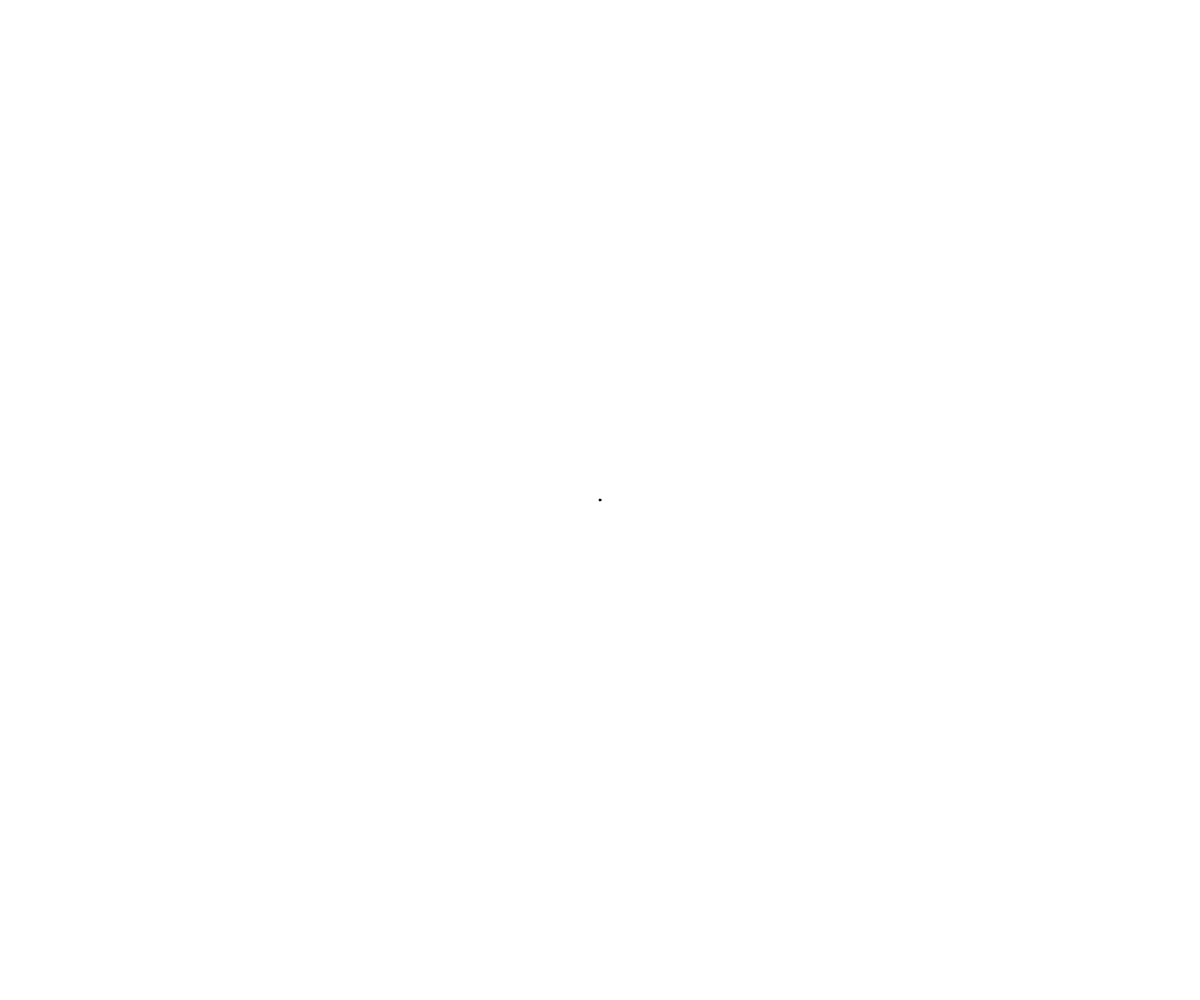
Frame 1 (no input)
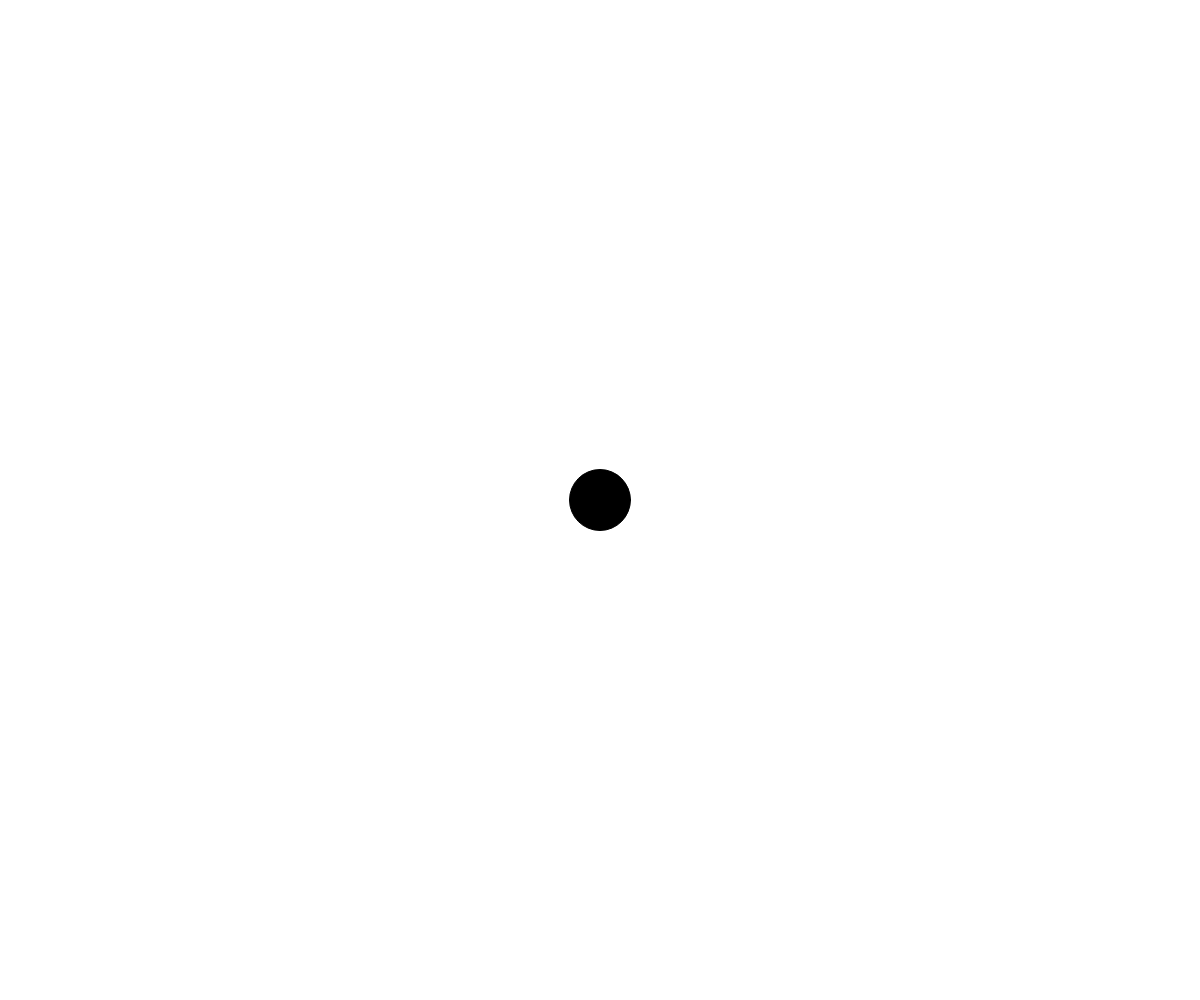
Frame 60 (no input)
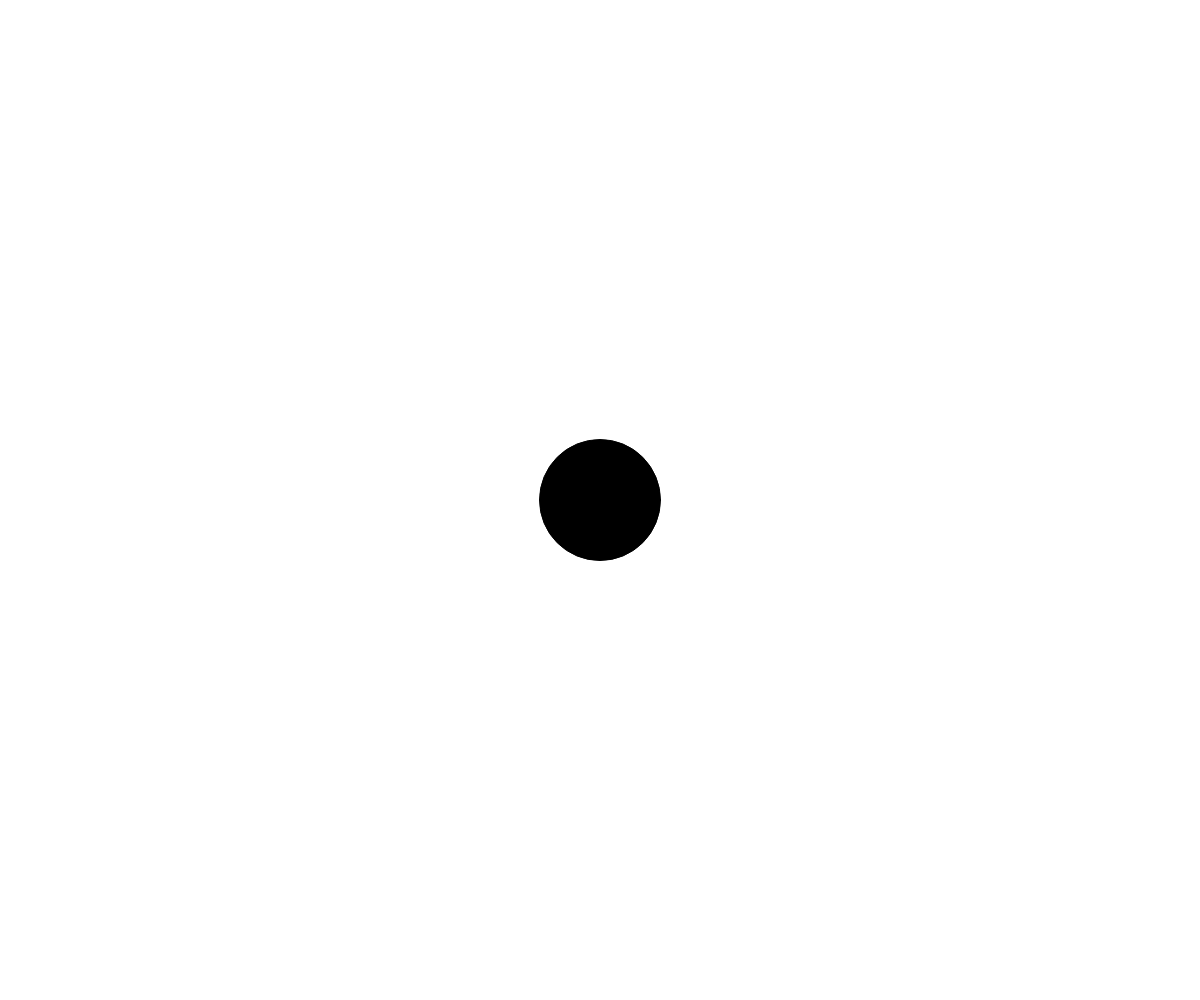
Frame 120 (the mouse pressed at the canvas centre since frame 60)

The p5.js sketch that drew these frames (run headless with seeded random() and noise() and a simulated clock; from frame 60 on, the mouse is pressed at the canvas centre):

// p5.js sketch
// ── sketch.js
// https://p5js.org/examples/input-clock.html

let farbe=0;
let r=1;
let startMaus;
let hintergrund=255;

function setup() {
  createCanvas(window.innerWidth, window.innerHeight);
}


function draw() {
  cursor(ARROW);
  fill(farbe);
  background(hintergrund);
  r++;
  circle(window.innerWidth/2,window.innerHeight/2,r);
  if(r>window.innerHeight*1.2 && r>window.innerWidth*1.2){
    if(farbe==0){
      farbe=255;
      hintergrund=0;
    } else {
      farbe=0;
      hintergrund=255;
    }
    r=1;
  }
  if(mouseIsPressed){
    cursor('n-resize');
  }
  if (mouseIsPressed && r>0 && startMaus-mouseY>0) {
    r=r-0.01*(startMaus-mouseY);
  }
}

function mousePressed(){
  startMaus=mouseY;
}

function windowResized(){
  resizeCanvas(window.innerWidth, window.innerHeight);
}
// ── style.css
html, body {
  height: 100%;
}

body {
  margin: 0;
  padding: 0;
  display: flex;
  justify-content: center;
  align-items: center;
  overflow: hidden;
}
